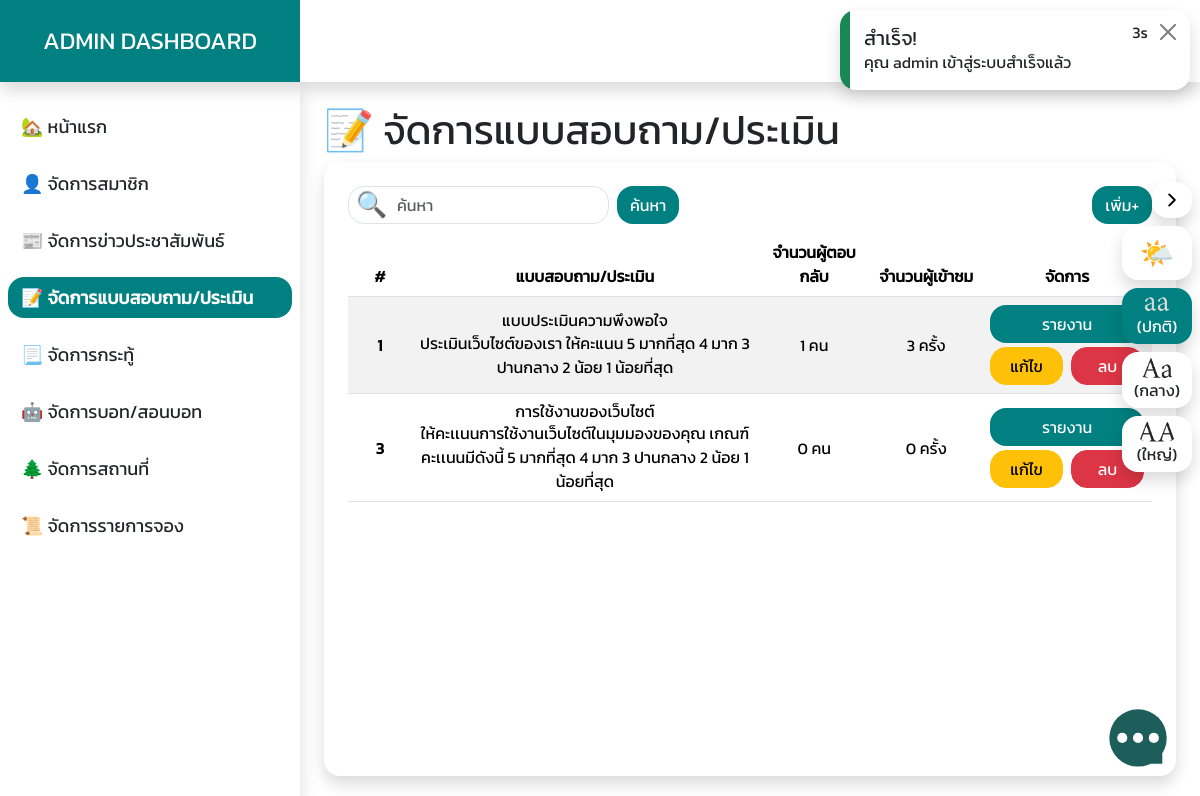
Screenshot of /admin/?manageAssessments (signed in) with the database file from the repository.
### tables this page shows
CREATE TABLE `assessments` (
  `assessment_id` int(11) NOT NULL,
  `title` varchar(255) NOT NULL,
  `body` varchar(255) NOT NULL,
  `questions` longtext NOT NULL CHECK (json_valid(`questions`)),
  `additional` varchar(150) DEFAULT NULL,
  `visitors` int(11) NOT NULL DEFAULT 0,
  `created_at` timestamp NOT NULL DEFAULT current_timestamp(),
  `updated_at` timestamp NULL DEFAULT NULL ON UPDATE current_timestamp()
);

### src/admin/pages/manageAssessments.php (the view, shortened to what this page needs)
<div class='d-flex justify-content-between'>
    <div class='d-flex align-items-center gap-2 position-relative'>
        <input type="search" name='search' class='form-control ps-5' placeholder='ค้นหา' oninput="searchResult($(this))">
        <label for="" style='position: absolute;top: 0px;left: 8px;font-size: 25px;'>🔍</label>
        <button type='button' class='btn btn-teal'>ค้นหา</button>
    </div>
    <button data-bs-toggle='modal' data-bs-target="#addAssessment" type="button" class='btn btn-teal'>เพิ่ม+</button>
</div>
<div class='overflow-auto h-100 mt-2'>
    <?php $fetchAsessment = sql("SELECT * FROM assessments");
    if ($fetchAsessment->rowCount() > 0) { ?>
        <div class='overflow-hidden rounded-xl table-responsive'>
            <table class="table table-striped text-center align-middle">
                <thead>
                    <tr>
                        <th style='width:90px'>#</th>
                        <th style='width:520px'>แบบสอบถาม/ประเมิน</th>
                        <th style='width:150px'>จำนวนผู้ตอบกลับ</th>
                        <th style='width:150px'>จำนวนผู้เข้าชม</th>
                        <th style='width:200px'>จัดการ</th>
                    </tr>
                </thead>
                <tbody>
                    <?php
                    $number = 1;
                    while ($assessment = $fetchAsessment->fetch()) { ?>
                        <tr data-search-item>
                            <td>
                                <div class='text-center fw-bold'><?= $number ?></div>
                            </td>
                            <td>
                                <h6 data-search-keyword='<?= $assessment["title"] ?>'><?= $assessment["title"] ?></h6>
                                <div><?= $assessment["body"] ?></div>
                            </td>
                            <td><?= sql("SELECT COUNT(*) as count FROM assessment_responses WHERE assessment_id = ?", [$assessment["assessment_id"]])->fetch()["count"]; ?> คน</td>
                            <td><?= $assessment["visitors"] ?> ครั้ง</td>
                            <td>
                                <div class='d-flex flex-column align-items-center gap-1 w-100'>
                                    <button type='button' data-bs-toggle='modal' class='btn btn-teal w-100' data-bs-target='#detailAssessment-<?= $assessment["assessment_id"] ?>'>รายงาน</button>
                                    <div class='d-flex gap-2 w-100'>
                                        <button type='button' data-bs-toggle='modal' class='btn btn-warning w-100' data-bs-target='#editAssessment-<?= $assessment["assessment_id"] ?>'>แก้ไข</button>
                                        <button type='button' data-bs-toggle='modal' class='btn btn-danger w-100' data-bs-target='#deleteAssessment-<?= $assessment["assessment_id"] ?>'>ลบ</button>
                                    </div>
                                                    <?php
                                                    $assessment_responses = sql("SELECT *,assessment_responses.created_at as ar_created_at FROM assessment_responses LEFT JOIN users ON assessment_responses.user_id = users.user_id WHERE assessment_id = ?", [$assessment["assessment_id"]]);
                                                    if ($assessment_responses->rowCount() > 0) { ?>
                                                                    <?php
                                                                    $number = 1;
                                                                    while ($ar = $assessment_responses->fetch()) { ?>
                                                                    <?php $number++;
                                                                    } ?>
                                                    <?php } else { ?>
                                                        <h5 class="my-5 text-muted">ยังไม่มีผู้ตอบกลับ...</h5>
                                                    <?php }
                                                    ?>
                                </div>
                            </td>
                        </tr>
                    <?php $number++;
                    } ?>
                </tbody>
            </table>
        </div>
    <?php } else { ?>
        <h5 class='text-center text-muted'>ยังไม่มีแบบสอบถาม/แบบประเมินในขณะนี้...</h5>
    <?php } ?>
</div>

### src/admin/index.php (shortened to what this page needs)
<?php
require_once("../config.php");
$row = null;
if(isset($_SESSION["user_login"])){
    msg("warning","คำเตือน","ไม่สามารถเข้าถึงหน้านี้ได้","/");
}elseif(isset($_SESSION["admin_login"])){
    $row = sql("SELECT * FROM users WHERE user_id = ?",[$_SESSION["admin_login"]])->fetch();
}else{
    msg("warning","คำเตือน","ไม่สามารถเข้าถึงหน้านี้ได้","/");
}
$pages = [
    "home"=>"🏡 หน้าแรก",
    "manageUsers"=>"👤 จัดการสมาชิก",
    "manageNews"=>"📰 จัดการข่าวประชาสัมพันธ์",
    "manageAssessments"=>"📝 จัดการแบบสอบถาม/ประเมิน",
    "managePosts"=>"📃 จัดการกระทู้",
    "manageBot"=>"🤖 จัดการบอท/สอนบอท",
    "managePlaces"=>"🌲 จัดการสถานที่",
    "manageBookings"=>"📜 จัดการรายการจอง",
];
?>
<!DOCTYPE html>
<html lang="en">
<head>
    <?php require_once("../link.php"); ?>
</head>
<body>
    <?php
    require_once("../components/options.php");
    require_once("../components/popChats.php");
    ?>
    <div class='d-flex justify-content-between position-absolute w-100 shadow'>
        <h4 class='text-center p-3 text-white bg-teal d-flex align-items-center justify-content-center' style='width:300px'>ADMIN DASHBOARD</h4>
        <div class="dropdown mt-auto mx-2 p-2">
            <div class="d-flex flex-row gap-2 btn btn-outline-teal border-0 cursor-pointer dropdown-toggle align-items-center justify-content-center" data-bs-toggle="dropdown" style='border-radius: 2rem !important;'>
                <div><?= $row["firstname"] ?> <?= $row["lastname"] ?></div>
            </div>
        </div>
    </div>
    <div class='d-flex vh-100' style='padding-top:82px'>
        <div class=" shadow d-flex flex-column pt-4 overflow-auto pb-2" style="width:300px;">
            <ul class="m-0 p-0 d-flex flex-column gap-3 align-items-center w-100 px-2 text-start" style='list-style:none'>
                <?php foreach($pages as $index=>$page){?>
                    <a href="?<?= $index ?>" class='btn w-100 <?= isset($_GET[$index]) ? "btn-teal text-start fw-bold" : " text-start fw-light" ?>' style='font-size:18px'>
                        <li><?= $page; ?></li>
                    </a>
                <?php } ?>
            </ul>
        </div>
        <div class='flex-1 p-4'>
            <div class='d-flex flex-column h-100'>
                <h1 class='mb-2'>
                    <?php foreach($pages as $index=>$page){
                        if(isset($_GET[$index])){
                            echo $page;
                        } ?>
                    <?php } ?>
                </h1>
                <div class=' shadow p-4 rounded-xl overflow-hidden' style='height: 796.56px;'>
                    <?php foreach($pages as $index=>$page){
                        if(isset($_GET[$index])){
                            require_once("pages/$index.php");
                        } ?>
                    <?php } ?>
                </div>
            </div>
        </div>
    </div>
</body>
</html>

### src/libs/style.css (style rules this page uses)
:root { --black-light: #212529; --teal: teal; --teal2: rgb(15, 136, 136); --teal-light: rgb(25, 155, 155); }
body { font-family: "Kanit", serif; font-weight: 400; }
h1, h2, h3, h4, h5, h6 { margin: 0; padding: 0; }
.rounded-xl { border-radius: 1rem !important; }
.cursor-pointer { cursor: pointer; }
.flex-1 { flex: 1; }
.btn { border-radius: 1rem !important; }
.bg-teal { background-color: var(--teal) !important; }

### rows the page displays
assessments: number "1", title "แบบประเมินความพึงพอใจ", body "ประเมินเว็บไซต์ของเรา ให้คะแนน 5 มากที่สุด 4 มาก 3 ปานกลาง 2 น้อย 1 น้อยที่สุด", fetch "1", visitors "3"
assessments: number "3", title "การใช้งานของเว็บไซต์", body "ให้คะเเนนการใช้งานเว็บไซต์ในมุมมองของคุณ เกณฑ์คะเเนนมีดังนี้ 5 มากที่สุด 4 มาก 3 ปานกลาง 2 น้อย 1 น้อยที่สุด", fetch "0", visitors "0"

### other values shown
$_SESSION[$type][0] "สำเร็จ!"
$_SESSION[$type][1] "คุณ admin เข้าสู่ระบบสำเร็จแล้ว"
$page "🏡 หน้าแรก"
$page "👤 จัดการสมาชิก"
$page "📰 จัดการข่าวประชาสัมพันธ์"
$page "📝 จัดการแบบสอบถาม/ประเมิน"
$page "📃 จัดการกระทู้"
$page "🤖 จัดการบอท/สอนบอท"
$page "🌲 จัดการสถานที่"
$page "📜 จัดการรายการจอง"
